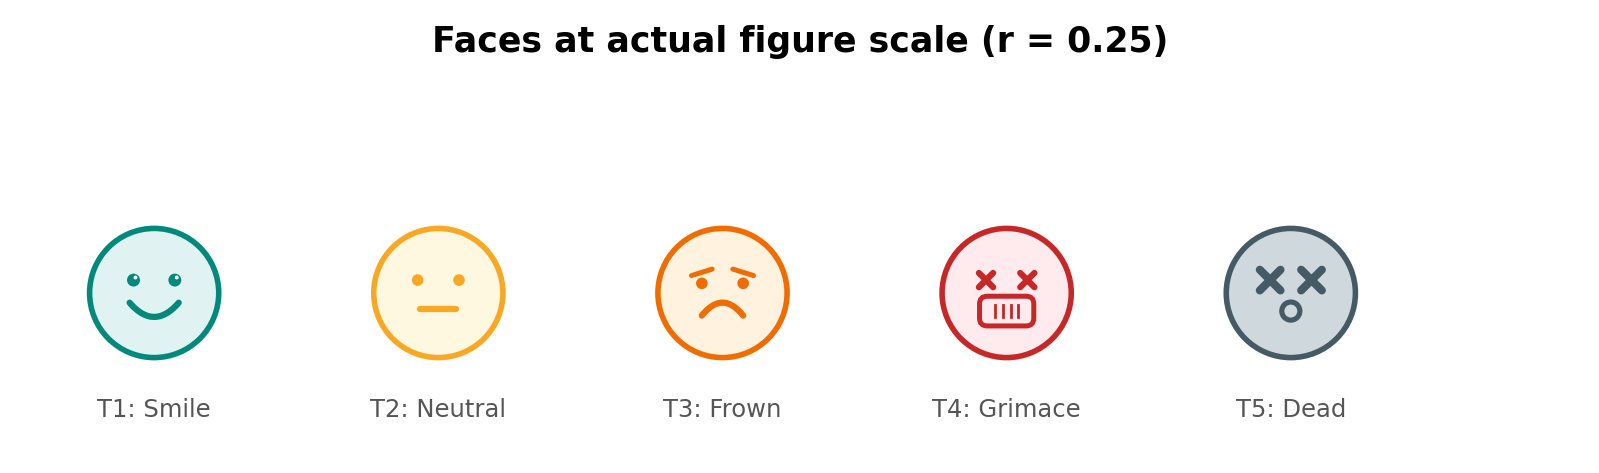

The script that saved this image:
#!/usr/bin/env python3
"""Test faces at actual figure scale (r=0.25) to verify legibility."""

import matplotlib.pyplot as plt
import matplotlib.patches as mpatches
import numpy as np
from pathlib import Path

WHITE = "#FFFFFF"
FACE_BG   = ["#E0F2F1", "#FFF8E1", "#FFF3E0", "#FFEBEE", "#CFD8DC"]
FACE_LINE = ["#00897B", "#F9A825", "#EF6C00", "#C62828", "#455A64"]
LABELS    = ["T1: Smile", "T2: Neutral", "T3: Frown", "T4: Grimace", "T5: Dead"]
TYPES     = ["smile", "neutral", "frown", "grimace", "dead"]

R = 0.25  # actual size in the figure


def draw_face(ax, cx, cy, face_type, bg_col, line_col, r=0.25):
    circle = plt.Circle((cx, cy), r, facecolor=bg_col, edgecolor=line_col,
                         linewidth=1.6, zorder=2)
    ax.add_patch(circle)

    lw = 1.8
    ec = line_col
    s = r

    if face_type == "smile":
        for dx in [-0.32, 0.32]:
            ex, ey = cx + dx * s, cy + 0.2 * s
            eye = plt.Circle((ex, ey), 0.1 * s, facecolor=ec,
                              edgecolor="none", zorder=3)
            ax.add_patch(eye)
            hl = plt.Circle((ex + 0.03 * s, ey + 0.04 * s), 0.03 * s,
                             facecolor=WHITE, edgecolor="none", zorder=4)
            ax.add_patch(hl)
        t = np.linspace(-1, 1, 60)
        mouth_x = cx + t * 0.38 * s
        mouth_y = (cy - 0.15 * s) - 0.22 * s * (1 - t**2)
        ax.plot(mouth_x, mouth_y, color=ec, linewidth=lw,
                solid_capstyle="round", zorder=3)

    elif face_type == "neutral":
        for dx in [-0.32, 0.32]:
            eye = plt.Circle((cx + dx * s, cy + 0.2 * s), 0.09 * s,
                              facecolor=ec, edgecolor="none", zorder=3)
            ax.add_patch(eye)
        ax.plot([cx - 0.28 * s, cx + 0.28 * s],
                [cy - 0.25 * s, cy - 0.25 * s],
                color=ec, linewidth=lw, solid_capstyle="round", zorder=3)

    elif face_type == "frown":
        for dx in [-0.32, 0.32]:
            eye = plt.Circle((cx + dx * s, cy + 0.15 * s), 0.09 * s,
                              facecolor=ec, edgecolor="none", zorder=3)
            ax.add_patch(eye)
        for dx in [-0.32, 0.32]:
            sign = -1 if dx < 0 else 1
            bx0 = cx + (dx - sign * 0.16) * s
            bx1 = cx + (dx + sign * 0.16) * s
            by0 = cy + 0.37 * s
            by1 = cy + 0.27 * s
            ax.plot([bx0, bx1], [by0, by1], color=ec, linewidth=lw * 0.8,
                    solid_capstyle="round", zorder=3)
        t = np.linspace(-1, 1, 60)
        mouth_x = cx + t * 0.32 * s
        mouth_y = (cy - 0.35 * s) + 0.2 * s * (1 - t**2)
        ax.plot(mouth_x, mouth_y, color=ec, linewidth=lw,
                solid_capstyle="round", zorder=3)

    elif face_type == "grimace":
        for dx in [-0.32, 0.32]:
            d = 0.11 * s
            ex, ey = cx + dx * s, cy + 0.2 * s
            ax.plot([ex - d, ex + d], [ey - d, ey + d],
                    color=ec, linewidth=lw, solid_capstyle="round", zorder=3)
            ax.plot([ex - d, ex + d], [ey + d, ey - d],
                    color=ec, linewidth=lw, solid_capstyle="round", zorder=3)
        teeth_w = 0.6 * s
        teeth_h = 0.22 * s
        teeth_l = cx - teeth_w / 2
        teeth_y = cy - 0.28 * s
        rect = mpatches.FancyBboxPatch(
            (teeth_l, teeth_y - teeth_h / 2), teeth_w, teeth_h,
            boxstyle="round,pad=0.03",
            facecolor=bg_col, edgecolor=ec, linewidth=lw * 0.8, zorder=3)
        ax.add_patch(rect)
        for frac in [0.2, 0.4, 0.6, 0.8]:
            xd = teeth_l + frac * teeth_w
            ax.plot([xd, xd],
                    [teeth_y - teeth_h / 2 + 0.015 * s,
                     teeth_y + teeth_h / 2 - 0.015 * s],
                    color=ec, linewidth=lw * 0.45, zorder=4)

    elif face_type == "dead":
        for dx in [-0.32, 0.32]:
            d = 0.16 * s
            ex, ey = cx + dx * s, cy + 0.2 * s
            ax.plot([ex - d, ex + d], [ey - d, ey + d],
                    color=ec, linewidth=lw * 1.3, solid_capstyle="round", zorder=3)
            ax.plot([ex - d, ex + d], [ey + d, ey - d],
                    color=ec, linewidth=lw * 1.3, solid_capstyle="round", zorder=3)
        mouth = plt.Circle((cx, cy - 0.28 * s), 0.18 * s,
                            facecolor=ec, edgecolor="none", zorder=3)
        ax.add_patch(mouth)
        mouth_inner = plt.Circle((cx, cy - 0.28 * s), 0.10 * s,
                                  facecolor=bg_col, edgecolor="none", zorder=4)
        ax.add_patch(mouth_inner)


fig, ax = plt.subplots(figsize=(8, 2), dpi=250)
ax.set_xlim(-0.5, 5.5)
ax.set_ylim(-0.6, 0.8)
ax.set_aspect("equal")
ax.axis("off")
fig.patch.set_facecolor(WHITE)
ax.set_facecolor(WHITE)

for idx in range(5):
    cx = idx * 1.1
    draw_face(ax, cx, 0, TYPES[idx], FACE_BG[idx], FACE_LINE[idx], r=R)
    ax.text(cx, -0.45, LABELS[idx], fontsize=7, ha="center", va="center",
            color="#555555")

ax.set_title("Faces at actual figure scale (r = 0.25)", fontsize=10,
             fontweight="bold", pad=10)

out = Path(__file__).resolve().parent / "_face_test_small.png"
fig.savefig(out, bbox_inches="tight", facecolor=WHITE, edgecolor="none")
print(f"Saved {out}")
plt.close(fig)
